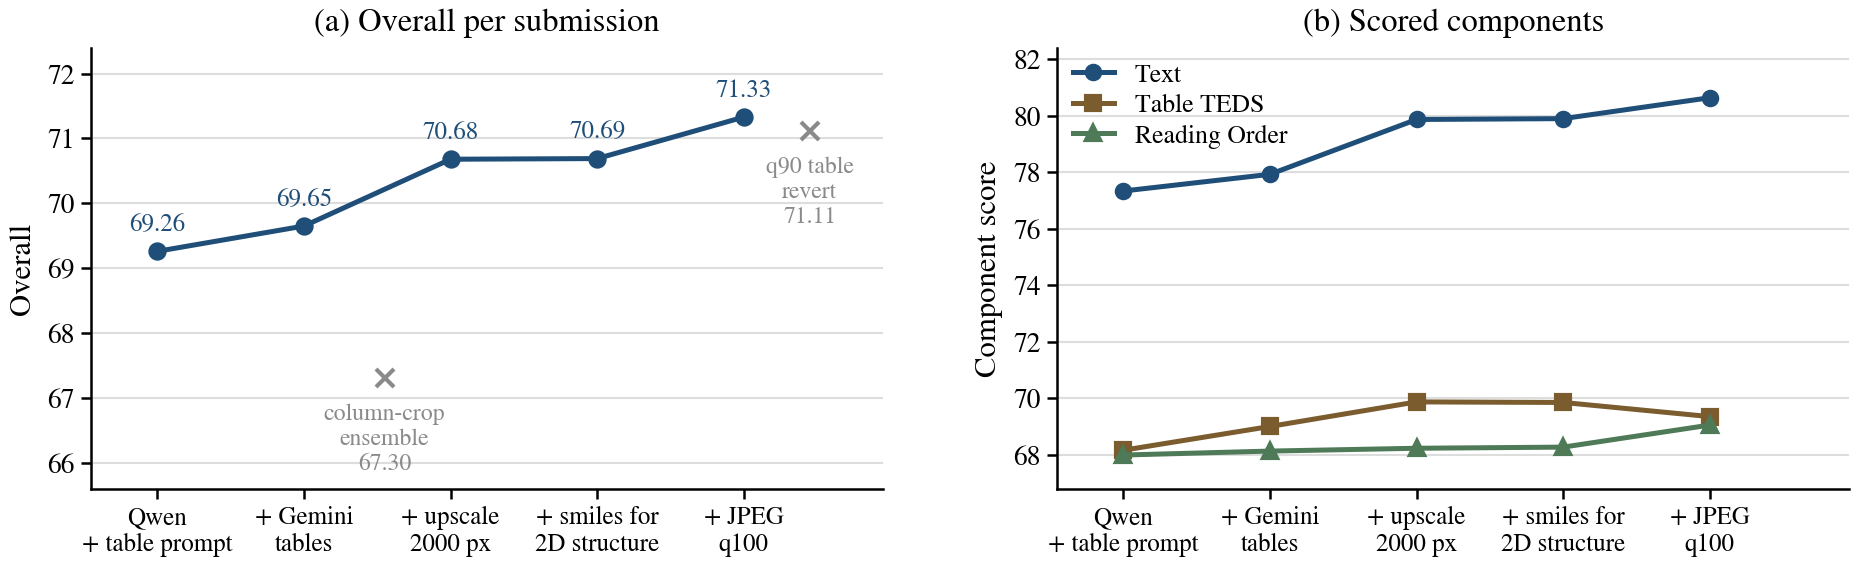

Write Python code to recreate this figure.
"""Generates figures/submissions.pdf: leaderboard trajectory over our submissions.

All numbers are EvalAI Public Validation scores (509-page set) for the submissions
we actually made; Text is reported as 100(1-edit distance) to match the other
components. Run from paper/:  python3 figures/submissions.py
"""
import matplotlib
matplotlib.use("Agg")
import matplotlib.pyplot as plt

plt.rcParams.update({
    "font.family": "serif",
    "font.serif": ["STIXGeneral", "Times New Roman", "DejaVu Serif"],
    "mathtext.fontset": "stix",
    "pdf.fonttype": 42,
    "axes.linewidth": 0.6,
    "xtick.major.width": 0.6,
    "ytick.major.width": 0.6,
})

# label, Text, Table TEDS, Reading Order, Overall
SUBS = [
    ("Qwen\n+ table prompt", 77.33, 68.16, 67.99, 69.26),
    ("+ Gemini\ntables",    77.92, 69.00, 68.13, 69.65),
    ("+ upscale\n2000 px",  79.86, 69.87, 68.23, 70.68),
    ("+ smiles for\n2D structure", 79.89, 69.85, 68.27, 70.69),
    ("+ JPEG\nq100",        80.63, 69.35, 69.05, 71.33),
]
# submissions that were scored and then discarded (x is placed next to the
# accepted submission they were built on)
REJECTED = [("column-crop\nensemble", 2.55, 67.30), ("q90 table\nrevert", 5.45, 71.11)]

X = list(range(1, len(SUBS) + 1))
labels = [s[0] for s in SUBS]
text  = [s[1] for s in SUBS]
teds  = [s[2] for s in SUBS]
order = [s[3] for s in SUBS]
overall = [s[4] for s in SUBS]

ACC, GREY = "#1f4e79", "#8a8a8a"
C_TEXT, C_TEDS, C_ORDER = "#1f4e79", "#7a5c2e", "#4e7a58"

fig, (ax1, ax2) = plt.subplots(1, 2, figsize=(6.3, 2.45))
fig.subplots_adjust(left=0.065, right=0.995, bottom=0.30, top=0.90, wspace=0.22)


def style(ax, ylabel, title):
    ax.set_xlim(0.55, 5.95)
    ax.set_xticks(X)
    ax.set_xticklabels(labels, fontsize=6.0)
    ax.tick_params(axis="y", labelsize=6.6, length=2.5, pad=1.5)
    ax.tick_params(axis="x", length=2.5, pad=1.5)
    ax.set_ylabel(ylabel, fontsize=7.4, labelpad=2.5)
    ax.set_title(title, fontsize=7.8, pad=4.0)
    ax.grid(axis="y", color="#dddddd", linewidth=0.5, zorder=0)
    ax.set_axisbelow(True)
    for side in ("top", "right"):
        ax.spines[side].set_visible(False)


# (a) Overall, with the two discarded submissions
ax1.plot(X, overall, "-o", color=ACC, linewidth=1.2, markersize=3.4, zorder=3)
for x, y in zip(X, overall):
    ax1.annotate(f"{y:.2f}", (x, y), textcoords="offset points", xytext=(0, 5),
                 ha="center", fontsize=6.0, color=ACC)
for name, x, y in REJECTED:
    ax1.plot([x], [y], marker="x", color=GREY, markersize=4.5,
             markeredgewidth=1.0, zorder=3)
    ax1.annotate(f"{name}\n{y:.2f}", (x, y), textcoords="offset points",
                 xytext=(0, -6), ha="center", va="top", fontsize=5.7, color=GREY)
ax1.set_ylim(65.6, 72.4)
style(ax1, "Overall", "(a) Overall per submission")

# (b) per-component
for ys, c, name, mk in ((text, C_TEXT, "Text", "o"),
                        (teds, C_TEDS, "Table TEDS", "s"),
                        (order, C_ORDER, "Reading Order", "^")):
    ax2.plot(X, ys, "-", marker=mk, color=c, linewidth=1.2, markersize=3.2,
             label=name, zorder=3)
ax2.set_ylim(66.8, 82.4)
style(ax2, "Component score", "(b) Scored components")
ax2.legend(fontsize=6.2, loc="upper left", frameon=False,
           handlelength=1.6, borderaxespad=0.2, labelspacing=0.25)

fig.savefig("figures/submissions.pdf", bbox_inches="tight", pad_inches=0.03)
fig.savefig("figures/submissions.png", dpi=300, bbox_inches="tight", pad_inches=0.03)
